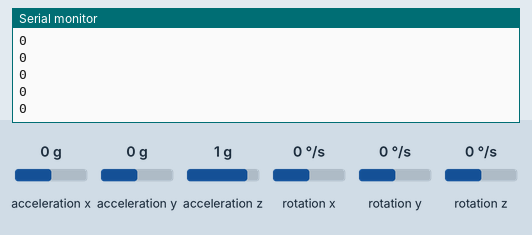
A sketch run on a simulated Arduino Uno, built with avr-gcc and run on an emulated ATmega328P. Shown: the last lines printed to the serial monitor. The test bench sets the inputs (shaded band); at power-on: acceleration y 0 g, acceleration x 0 g, acceleration z 1 g, rotation x 0 °/s, rotation y 0 °/s, rotation z 0 °/s.

Above: at 1.2 s.
1.3 s: acceleration y set to -1.4 g
At 1.37 s:
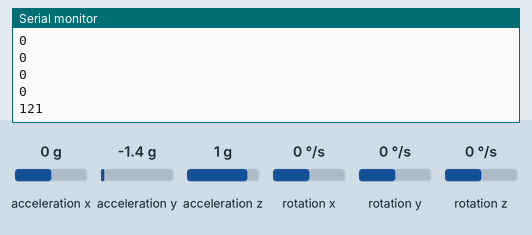
2.8 s: acceleration y set to -0.8 g
At 2.83 s:
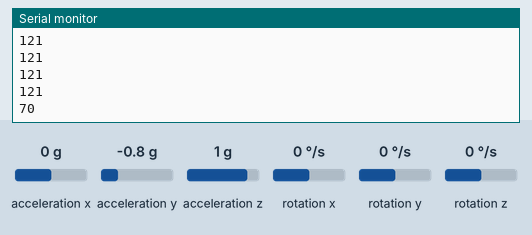
Timing chart, 0 to 5.8 s (numbered marks = the images above; inputs shaded):
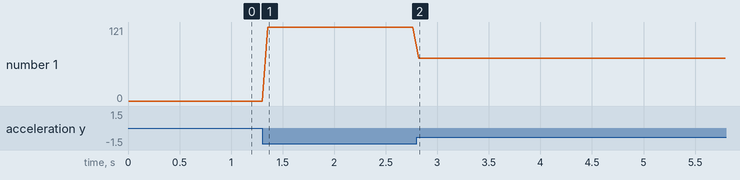

The sketch:

gyroSimpleReading.ino
```cpp
#include <Wire.h>
#include <I2Cdev.h>
#include <MPU6050.h>
MPU6050 mpu;
int16_t ax, ay, az;
int16_t gx, gy, gz;
int val;
int prevVal;
void setup()
{
    Wire.begin();
    Serial.begin(57600);
    Serial.println("Initialize MPU");
    mpu.initialize();
    Serial.println(mpu.testConnection() ? "Connected" : "Connection failed");
}
void loop()
{
    mpu.getMotion6(&ax, &ay, &az, &gx, &gy, &gz);
    val = map(ay, -17000, 17000, 90, -90);
    Serial.println(val);
    delay(50);
}
```

Measured:
- after the input at 1.3 s, the serial monitor: prints a new line after 0.06 s (image 1)
- after the input at 2.8 s, the serial monitor: prints a new line at once (image 2)
- plotted number 1: 0 → 121 after the input at 1.3 s, 121 → 70 after the input at 2.8 s
